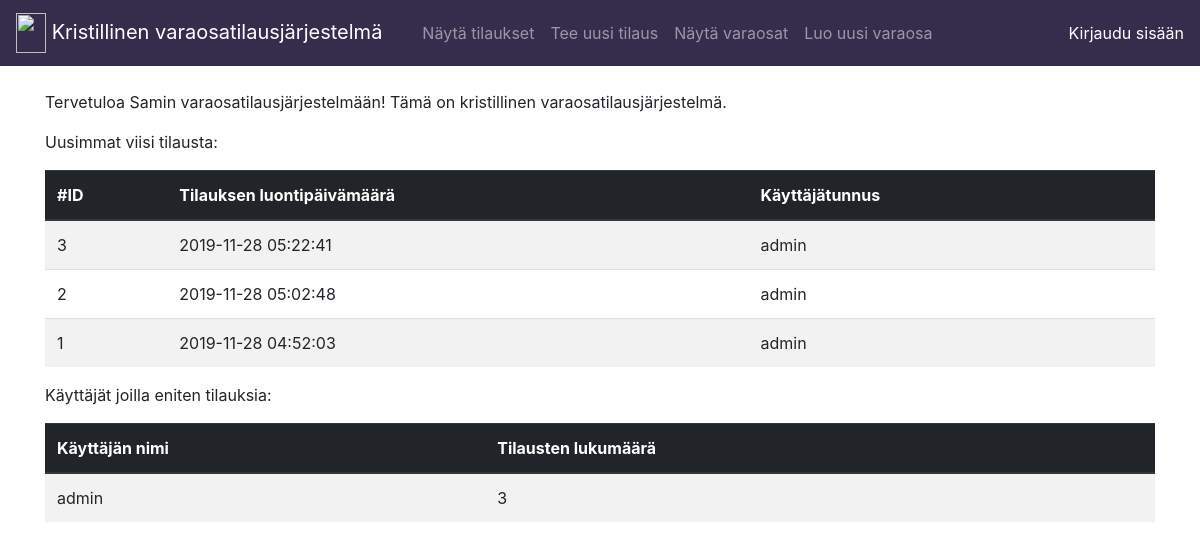
Before: / with the older database file.
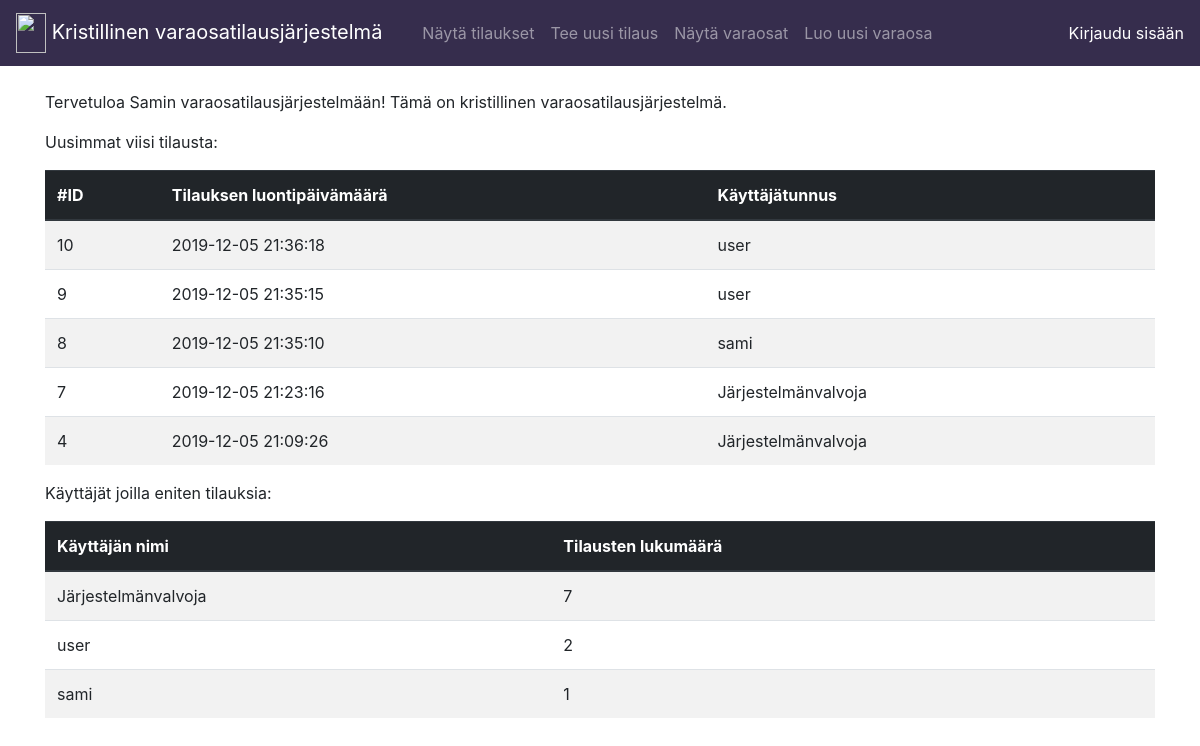
After: the same page with the newer database file.
### application/tilaukset/models.py (models this page shows, shortened)
class Tilaus(Base):
    orderPlace = db.Column(db.String(144), nullable=False)
    orderStatus = db.Column(db.String(144), nullable=False)
    account_id = db.Column(db.Integer, db.ForeignKey('account.id'), nullable=False)
    orderStatusNames = {}
    orderStatusNames['draft'] = 'Luonnos'
    orderStatusNames['in-progress'] = 'Käsittelyssä varastossa'
    orderStatusNames['waiting'] = 'Odottaa varaosaa/toimenpiteitä'
    orderStatusNames['cancelled'] = 'Toimitushäiriö'
    orderStatusNames['sent'] = 'Lähetetty'
    orderPlaceNames = {}
    orderPlaceNames['hes-helsinki'] = 'HES Helsinki'
    orderPlaceNames['hcsc-tampere'] = 'HCSC Tampere'
    orderPlaceNames['dna-sello'] = 'DNA Sello'
    orderPlaceNames['dna-hameenkatu'] = 'DNA Hämeenkatu'
    varaosat = db.relationship('Varaosa', secondary = 'liitostaulu')

### application/auth/models.py (models this page shows, shortened)
class User(Base):
    __tablename__ = "account"
    name = db.Column(db.String(144), nullable=False)
    username = db.Column(db.String(144), nullable=False)
    password = db.Column(db.String(144), nullable=False)
    role = db.Column(db.String(144), nullable=False)
    varaosa = db.relationship("Varaosa", backref='account', lazy=True)
    @staticmethod
    def find_new_orders():
        stmt = text("SELECT Tilaus.id, Tilaus.date_created, Account.name FROM Tilaus"
                    " LEFT JOIN Account ON Account.id = Tilaus.account_id"
                    " ORDER BY Tilaus.date_created DESC"
                    " LIMIT 5")
        res = db.engine.execute(stmt)
        response = []
        for row in res:
            response.append({"tilaus":row[0], "aika":row[1], "tunnus":row[2]})
        return response
    @staticmethod
    def find_users_with_most_orders():
        stmt = text("SELECT Account.name, COUNT(Tilaus.id) FROM Account"
                    " LEFT JOIN Tilaus ON Tilaus.account_id = Account.id"
                    " GROUP BY Account.id"
                    " ORDER BY COUNT(Tilaus.id) DESC")
        res = db.engine.execute(stmt)
        response = []
        for row in res:
            response.append({"tunnus":row[0], "lkm":row[1]})
        return response

### application/views.py (the view)
@app.route('/')
def index():
    return render_template("index.html", new_tilaus=User.find_new_orders(), tilaus_numbers=User.find_users_with_most_orders())

### application/templates/index.html
{% extends "layout.html" %}
{% block body %}
  <p>
    Tervetuloa Samin varaosatilausjärjestelmään! Tämä on kristillinen varaosatilausjärjestelmä.
  </p>
  <p>
      Uusimmat viisi tilausta:
  </p>
  {% if new_tilaus is defined %}
  <table class="table table-striped">
      <thead class=thead-dark style="background-color: #362d4d;">
        <tr>
            <th>#ID</th>
            <th>Tilauksen luontipäivämäärä</th>
            <th>Käyttäjätunnus</th>
            <th></th>
        </tr>
      </thead>
  <tbody>
    {% for data in new_tilaus %}
    <tr>
      <td>{{ data.tilaus }}</td>
      <td>{{ data.aika }}</td>
      <td>{{ data.tunnus }}</td>
      <td>
      </td>
    </tr>
  {% endfor %}
</tbody>
</table>
  {% endif %}
  <p>
      Käyttäjät joilla eniten tilauksia:
  </p>
  {% if tilaus_numbers is defined %}
  <table class="table table-striped">
      <thead class=thead-dark style="background-color: #362d4d;">
        <tr>
            <th>Käyttäjän nimi</th>
            <th>Tilausten lukumäärä</th>
            <th></th>
        </tr>
      </thead>
  <tbody>
    {% for data in tilaus_numbers %}
    <tr>
      <td>{{ data.tunnus }}</td>
      <td>{{ data.lkm }}</td>
      <td>
      </td>
    </tr>
  {% endfor %}
</tbody>
</table>
  {% endif %}
{% endblock %}

Changed rows visible on the page:
no longer on this page (row edited): Tilaus: tilaus "3", aika "2019-11-28 05:22:41", tunnus "admin"
no longer on this page (row edited): Tilaus: tilaus "2", aika "2019-11-28 05:02:48", tunnus "admin"
no longer on this page (row edited): Tilaus: tilaus "1", aika "2019-11-28 04:52:03", tunnus "admin"
added Tilaus: tilaus "10", aika "2019-12-05 21:36:18", tunnus "user"
added Tilaus: tilaus "9", aika "2019-12-05 21:35:15", tunnus "user"
added Tilaus: tilaus "8", aika "2019-12-05 21:35:10", tunnus "sami"
added Tilaus: tilaus "7", aika "2019-12-05 21:23:16", tunnus "Järjestelmänvalvoja"
added Tilaus: tilaus "4", aika "2019-12-05 21:09:26", tunnus "Järjestelmänvalvoja"
changed User: tunnus "admin" → "Järjestelmänvalvoja"; lkm "3" → "7"
added User: tunnus "user", lkm "2"
added User: tunnus "sami", lkm "1"
